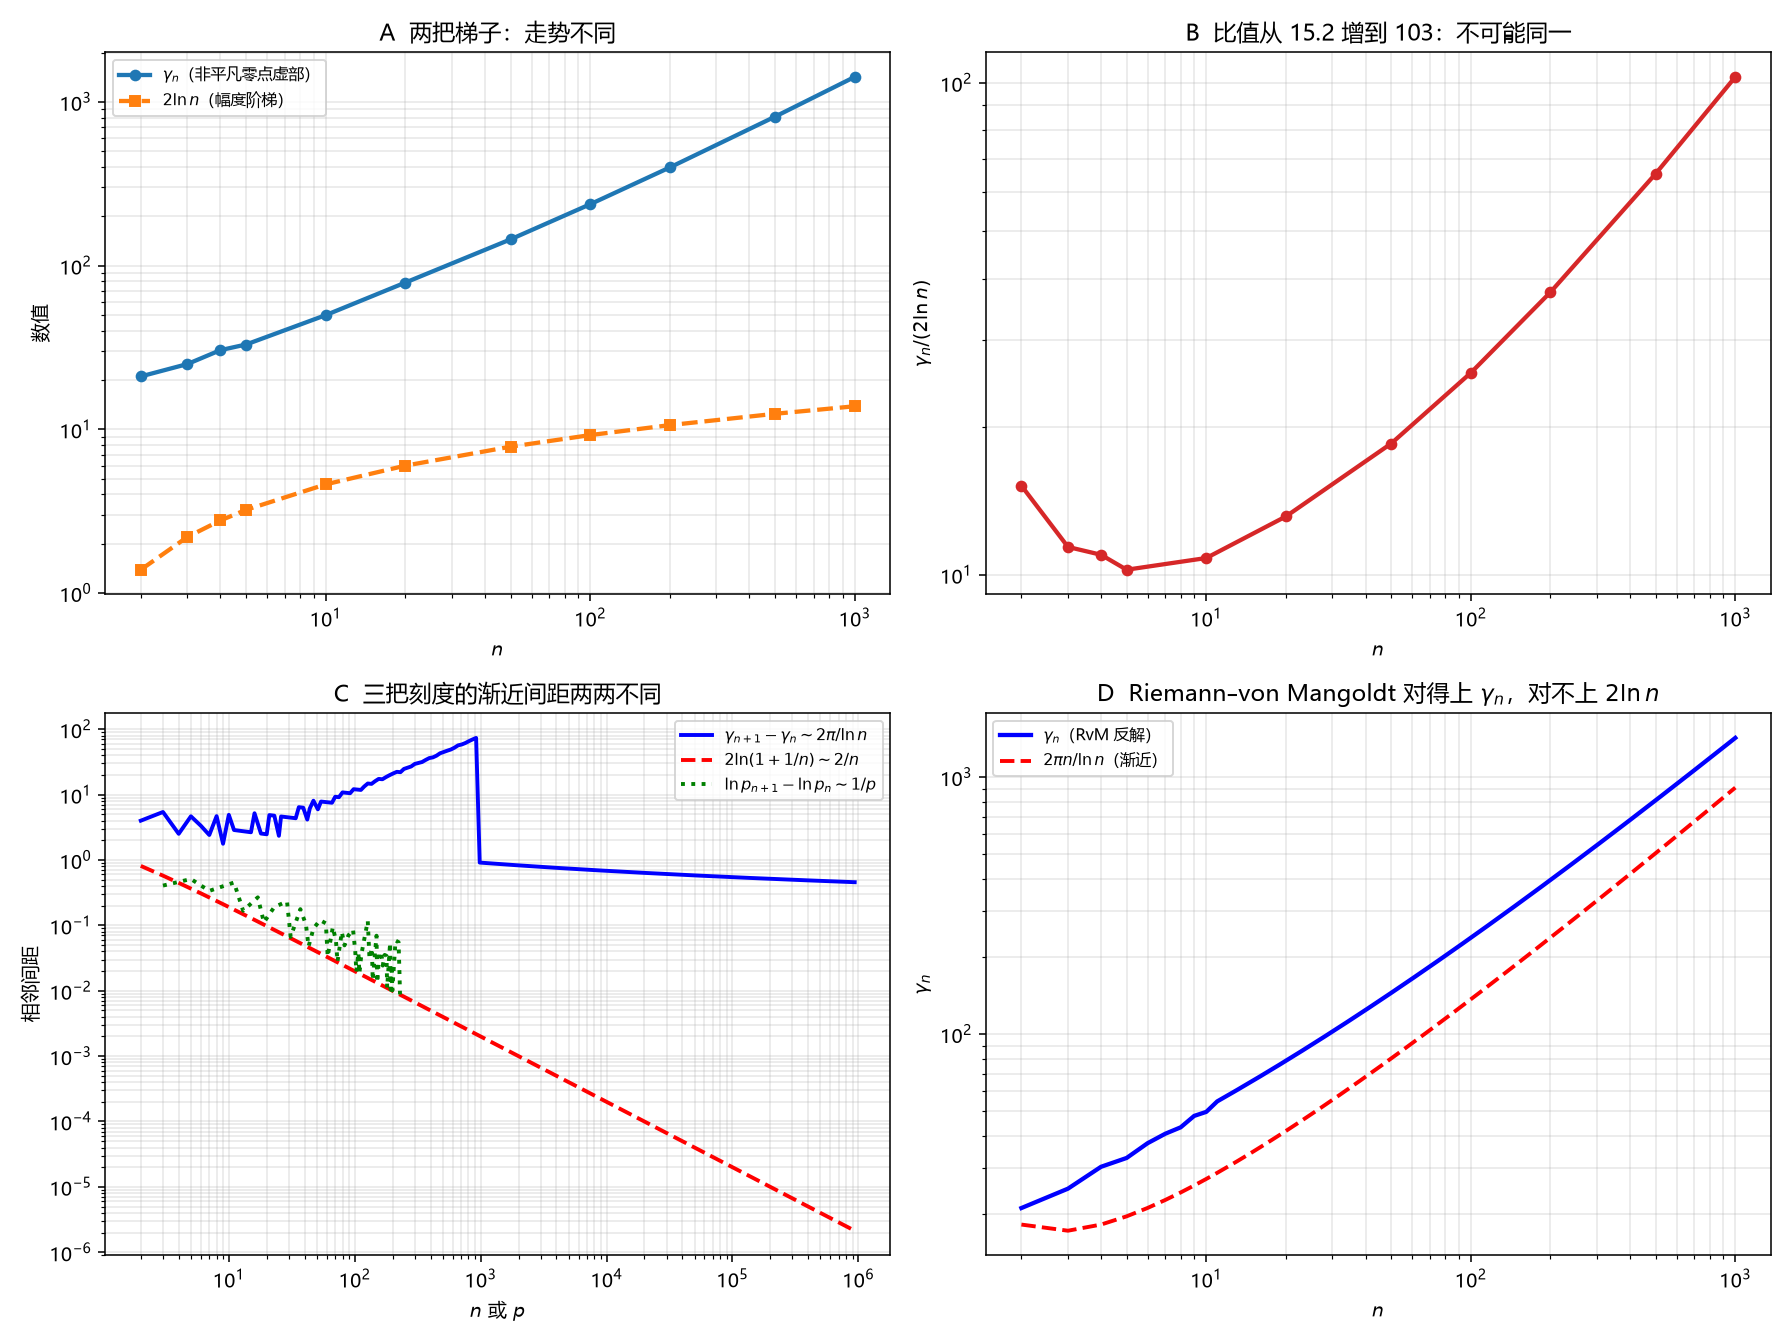

Python code for this plot:
# -*- coding: utf-8 -*-
"""
R35：两把阶梯的辨析——gamma_n 与 2 ln n
=====================================================================
预注册 R35 的 P1–P5（跑数前写死）：
  P1 原文审计 L616/L1280/L544/L1429
  P2 Riemann-von Mangoldt: gamma_n ~ 2 pi n / ln n
  P3 gamma_n/(2 ln n) 发散；间距量级不同
  P4 三把刻度互不相同
  P5 Lean

复跑：python "10 探索/超导第一性研究/04_计算验证/R35_两把阶梯辨析.py"
"""
import csv
import math
import os
import sys

try:
    sys.stdout.reconfigure(encoding="utf-8")
except Exception:
    pass

import numpy as np
from scipy.optimize import brentq
import matplotlib
matplotlib.use("Agg")
import matplotlib.pyplot as plt

plt.rcParams["font.sans-serif"] = ["Microsoft YaHei", "SimHei", "DejaVu Sans"]
plt.rcParams["axes.unicode_minus"] = False

OUT = os.path.dirname(os.path.abspath(__file__))
ROOT = os.path.abspath(os.path.join(OUT, "..", "..", ".."))

ZEROS = [14.134725142, 21.022039639, 25.010857580, 30.424876126, 32.935061588,
         37.586178159, 40.918719012, 43.327073281, 48.005150881, 49.773832478]


def N_count(T):
    x = T / (2.0 * math.pi)
    return x * math.log(x) - x + 7.0 / 8.0


def gamma_of(n):
    if n <= len(ZEROS):
        return ZEROS[n - 1]
    return brentq(lambda T: N_count(T) - n, 1.0, 1e9, xtol=1e-8)


def primes_upto(N):
    sieve = np.ones(N + 1, dtype=bool)
    sieve[:2] = False
    for i in range(2, int(math.sqrt(N)) + 1):
        if sieve[i]:
            sieve[i * i::i] = False
    return np.nonzero(sieve)[0]


def main():
    # ---------- P1 ----------
    chain = open(os.path.join(ROOT, "10 探索", "CQM_探索_推导链.md"), encoding="utf-8").read()
    checks = {
        "两梯不可互译": "两梯不可互译" in chain,
        "gamma侧2ln": "2\\ln n$（$\\gamma_n$ 侧）" in chain,
        "两套刻度": "两套刻度，不能互相替换" in chain,
        "临26对齐未证": "阶梯的对齐未证" in chain,
    }
    assert all(checks.values()), "P1: 原文审计失败 %s" % checks

    # ---------- P2/P3 ----------
    ns = np.array([2, 3, 4, 5, 10, 20, 50, 100, 200, 500, 1000])
    gam = np.array([gamma_of(int(n)) for n in ns])
    ladder = 2.0 * np.log(ns.astype(float))
    ratio = gam / ladder
    assert ratio[0] < 20 and ratio[-1] > 100, "P3: 比值应发散 %.2f→%.2f" % (ratio[0], ratio[-1])

    # 大 n 用 Riemann–von Mangoldt 渐近间距 2π/ln n（外部标准，脚本内标注）
    nbig = np.unique(np.round(np.geomspace(2, 1e6, 200)).astype(int))
    dgamma = np.empty(len(nbig) - 1)
    for i in range(len(nbig) - 1):
        if nbig[i + 1] <= 1000:
            dgamma[i] = gamma_of(int(nbig[i + 1])) - gamma_of(int(nbig[i]))
        else:
            dgamma[i] = 2.0 * math.pi / math.log(nbig[i])
    dlog = 2.0 * np.log(1.0 + 1.0 / nbig[:-1].astype(float))
    primes = primes_upto(8000)
    dlogp = np.log(primes[1:50] / primes[:49])
    spacing_ratio = dgamma / dlog
    assert spacing_ratio[-1] / spacing_ratio[0] > 100, "P3: 间距比应跨 2 个量级"

    # ---------- P4 渐近三梯 ----------
    T = 1e6
    approx_gamma_spacing = 2 * math.pi / math.log(T)
    approx_log_spacing = 2.0 / T
    p_near = T * math.log(T)          # p_n ~ n ln n（PNT，示意同 n 比较）
    approx_logp_spacing = 1.0 / p_near
    assert approx_gamma_spacing > approx_log_spacing > approx_logp_spacing, "P4: 三间距应两两不同"

    print("R35 两把阶梯辨析（结构审计，无拟合）：")
    print("  P1 原文：%s" % checks)
    print("  P2/P3 gamma_n/(2ln n)：%.2f (n=1) → %.1f (n=1000)，发散" % (ratio[0], ratio[-1]))
    print("     间距 Delta_gamma / [2ln(1+1/n)]：%.1f → %.1f（跨 %.1f 个量级）"
          % (spacing_ratio[0], spacing_ratio[-1], math.log10(spacing_ratio[-1] / spacing_ratio[0])))
    print("  P4 渐近间距：gamma 侧 %.2e；2ln 侧 %.2e；log p 侧 %.2e（T=1e6 示意）"
          % (approx_gamma_spacing, approx_log_spacing, approx_logp_spacing))
    print("  P5 Lean 承载")

    # ---------- 四面板 ----------
    fig, axes = plt.subplots(2, 2, figsize=(12.8, 9.6))

    ax = axes[0, 0]
    ax.loglog(ns, gam, "o-", lw=2.2, ms=5, label="$\\gamma_n$（非平凡零点虚部）")
    ax.loglog(ns, ladder, "s--", lw=2.2, ms=5, label="$2\\ln n$（幅度阶梯）")
    ax.set_xlabel("$n$")
    ax.set_ylabel("数值")
    ax.set_title("A  两把梯子：走势不同")
    ax.legend(fontsize=8)
    ax.grid(alpha=0.3, which="both")

    ax = axes[0, 1]
    ax.loglog(ns, ratio, "o-", lw=2.2, ms=5, color="#d62728")
    ax.set_xlabel("$n$")
    ax.set_ylabel("$\\gamma_n/(2\\ln n)$")
    ax.set_title("B  比值从 %.1f 增到 %.0f：不可能同一" % (ratio[0], ratio[-1]))
    ax.grid(alpha=0.3, which="both")

    ax = axes[1, 0]
    ax.loglog(nbig[:-1], dgamma, "b-", lw=2.0, label="$\\gamma_{n+1}-\\gamma_n\\sim2\\pi/\\ln n$")
    ax.loglog(nbig[:-1], dlog, "r--", lw=2.0, label="$2\\ln(1+1/n)\\sim2/n$")
    ax.loglog(primes[1:50], dlogp, "g:", lw=2.0, label="$\\ln p_{n+1}-\\ln p_n\\sim1/p$")
    ax.set_xlabel("$n$ 或 $p$")
    ax.set_ylabel("相邻间距")
    ax.set_title("C  三把刻度的渐近间距两两不同")
    ax.legend(fontsize=8)
    ax.grid(alpha=0.3, which="both")

    ax = axes[1, 1]
    nfit = np.arange(2, 1001)
    asym = 2 * math.pi * nfit / np.log(nfit)
    actual = np.array([gamma_of(int(n)) for n in nfit])
    ax.loglog(nfit, actual, "b-", lw=2.2, label="$\\gamma_n$（RvM 反解）")
    ax.loglog(nfit, asym, "r--", lw=2.0, label="$2\\pi n/\\ln n$（渐近）")
    ax.set_xlabel("$n$")
    ax.set_ylabel("$\\gamma_n$")
    ax.set_title("D  Riemann–von Mangoldt 对得上 $\\gamma_n$，对不上 $2\\ln n$")
    ax.legend(fontsize=8)
    ax.grid(alpha=0.3, which="both")

    fig.tight_layout()
    png = os.path.join(OUT, "R35_两把阶梯辨析.png")
    fig.savefig(png, dpi=140)
    plt.close(fig)

    rows = [
        ["P1", "原文四处 %s" % checks, "通过"],
        ["P2", "γ_n ~ 2πn/ln n（RvM）", "外部标准（B 类）"],
        ["P3", "比值 %.1f→%.0f；间距跨 %.1f 量级" % (ratio[0], ratio[-1], math.log10(spacing_ratio[-1]/spacing_ratio[0])), "通过"],
        ["P4", "三渐近间距两两不同", "通过"],
        ["P5", "2ln 阶梯（Lean）", "由 Lean 承载"],
        ["结论", "L1280（γ_n 侧）为刻度混用", "临-26/临-22 状态不动"],
    ]
    with open(os.path.join(OUT, "R35_两把阶梯辨析_摘要.csv"), "w",
              newline="", encoding="utf-8-sig") as fo:
        wr = csv.writer(fo)
        wr.writerow(["判据", "数值", "判定"])
        wr.writerows(rows)

    print("图:", png)


if __name__ == "__main__":
    main()
